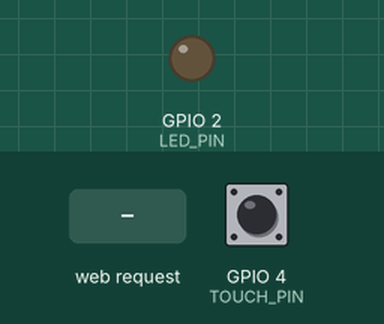
This sketch was run on a simulated ESP32. Shown: output pins drawn as LEDs (lit = HIGH). Dashed ring = blinking. The inputs (shaded band) are chosen by the test bench; at power-on: GPIO 4 (TOUCH_PIN) HIGH. What the sketch prints to the serial monitor is not drawn.

Above: at 1.2 s.
1.3 s: HTTP request GET /arm received
At 1.55 s:
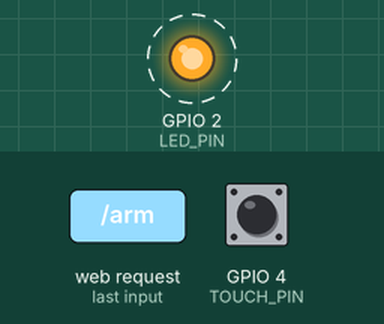
4.3 s: HTTP request GET /disarm received
At 4.3 s:
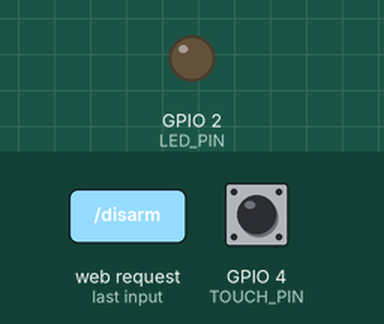
Timing chart, 0 to 7.3 s (numbered marks = the images above; inputs shaded):
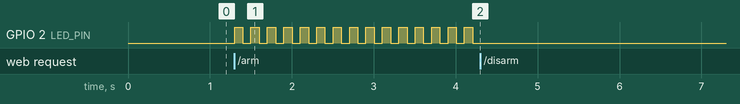

The sketch:

lab08.ino
```cpp
// ============================================================
// 物联网安防报警器（AP模式 + Web控制 + 触摸触发自锁报警）
#include <WiFi.h>
#include <WebServer.h>

// ========== 硬件引脚定义 ==========
#define LED_PIN          2    // 报警指示灯（GPIO2）
#define TOUCH_PIN        T0   // 触摸输入（GPIO4）

// ========== 触摸阈值（请根据实际读数调整） ==========
#define TOUCH_THRESHOLD  400

// ========== AP热点配置 ==========
const char* apSSID = "ESP2024117004";
const char* apPassword = "12345678";

WebServer server(80);

// ========== 全局状态变量 ==========
bool isArmed = false;        // 是否布防
bool isAlarming = false;     // 是否处于报警状态（自锁）
unsigned long lastBlinkTime = 0;
const int BLINK_INTERVAL = 100; // 闪烁间隔（ms）
bool ledState = false;

// ========== HTML页面（内嵌CSS/JS，适配移动端） ==========
const char index_html[] PROGMEM = R"rawliteral(
<!DOCTYPE html>
<html>
<head>
  <meta charset="UTF-8">
  <meta name="viewport" content="width=device-width, initial-scale=1.0">
  <title>安防报警系统</title>
  <style>
    * { margin:0; padding:0; box-sizing:border-box; }
    body {
      font-family: 'Microsoft YaHei', sans-serif;
      background: #f0f2f5;
      display: flex;
      justify-content: center;
      align-items: center;
      min-height: 100vh;
    }
    .container {
      background: white;
      padding: 40px 50px;
      border-radius: 20px;
      box-shadow: 0 8px 30px rgba(0,0,0,0.12);
      text-align: center;
      max-width: 420px;
      width: 90%;
    }
    h1 { color: #1a1a2e; margin-bottom: 10px; }
    .sub { color: #888; font-size: 14px; margin-bottom: 30px; }
    .status-box {
      background: #f8f9fa;
      padding: 20px;
      border-radius: 12px;
      margin-bottom: 30px;
      font-size: 20px;
      font-weight: 600;
      transition: 0.3s;
    }
    .status-box.armed { background: #ff4757; color: white; }
    .status-box.disarmed { background: #2ed573; color: white; }
    .status-box.alarm { background: #ff6b81; color: white; animation: pulse 0.5s infinite alternate; }
    @keyframes pulse {
      from { opacity: 1; }
      to { opacity: 0.6; }
    }
    .btn-group {
      display: flex;
      gap: 15px;
      justify-content: center;
      flex-wrap: wrap;
    }
    .btn {
      padding: 14px 40px;
      border: none;
      border-radius: 50px;
      font-size: 18px;
      font-weight: 600;
      color: white;
      cursor: pointer;
      transition: 0.2s;
      flex: 1;
      min-width: 120px;
    }
    .btn-arm { background: #ff4757; }
    .btn-arm:hover { background: #ff6b81; }
    .btn-disarm { background: #2ed573; }
    .btn-disarm:hover { background: #7bed9f; }
    .btn:disabled { opacity: 0.5; cursor: not-allowed; }
    .footer { margin-top: 30px; font-size: 12px; color: #aaa; }
  </style>
</head>
<body>
  <div class="container">
    <h1>🔐 安防报警器</h1>
    <div class="sub">ESP32 智能主机</div>
    <div id="statusDisplay" class="status-box disarmed">🔓 未布防</div>
    <div class="btn-group">
      <button class="btn btn-arm" id="armBtn" onclick="sendCmd('arm')">🔒 布防</button>
      <button class="btn btn-disarm" id="disarmBtn" onclick="sendCmd('disarm')">🔓 撤防</button>
    </div>
    <div class="footer">状态每 500ms 自动刷新</div>
  </div>
  <script>
    function sendCmd(cmd) {
      fetch('/' + cmd)
        .then(response => response.text())
        .then(data => {
          console.log(data);
          updateStatus(); // 立即刷新状态
        })
        .catch(err => console.error('Error:', err));
    }

    function updateStatus() {
      fetch('/status')
        .then(res => res.json())
        .then(data => {
          const box = document.getElementById('statusDisplay');
          box.textContent = data.text;
          box.className = 'status-box ' + data.cssClass;
        })
        .catch(err => console.error('Status error:', err));
    }

    // 每500ms自动刷新状态
    setInterval(updateStatus, 500);
    // 首次加载立即刷新
    window.onload = updateStatus;
  </script>
</body>
</html>
)rawliteral";

// ========== Web请求处理函数 ==========
void handleRoot() {
  server.send_P(200, "text/html", index_html);
}

void handleStatus() {
  String text, cssClass;
  if (isAlarming) {
    text = "🚨 警报已触发！";
    cssClass = "alarm";
  } else if (isArmed) {
    text = "🔒 已布防 (监控中)";
    cssClass = "armed";
  } else {
    text = "🔓 未布防 (安全)";
    cssClass = "disarmed";
  }
  String json = "{\"text\":\"" + text + "\",\"cssClass\":\"" + cssClass + "\"}";
  server.send(200, "application/json", json);
}

void handleArm() {
  isArmed = true;
  isAlarming = false;        // 布防时清除之前的报警状态
  digitalWrite(LED_PIN, LOW);
  Serial.println("系统已布防");
  server.send(200, "text/plain", "Armed");
}

void handleDisarm() {
  isArmed = false;
  isAlarming = false;
  digitalWrite(LED_PIN, LOW);
  Serial.println("系统已撤防");
  server.send(200, "text/plain", "Disarmed");
}

// ========== Setup ==========
void setup() {
  Serial.begin(115200);

  pinMode(LED_PIN, OUTPUT);
  digitalWrite(LED_PIN, LOW);

  // 启动AP热点
  WiFi.mode(WIFI_AP);
  WiFi.softAP(apSSID, apPassword);
  Serial.println("AP热点已启动");
  Serial.print("请连接 Wi-Fi: ");
  Serial.println(apSSID);
  Serial.print("访问地址: http://");
  Serial.println(WiFi.softAPIP());

  // 配置Web服务器路由
  server.on("/", handleRoot);
  server.on("/status", handleStatus);
  server.on("/arm", handleArm);
  server.on("/disarm", handleDisarm);
  server.begin();
  Serial.println("Web服务器已启动");
}

// ========== Loop ==========
void loop() {
  server.handleClient();

  // ----- 触摸检测（仅在布防且未报警时检测） -----
  if (isArmed && !isAlarming) {
    int touchVal = touchRead(TOUCH_PIN);
    // 调试：可取消下行注释查看触摸值（但会频繁输出）
    // Serial.printf("Touch: %d\n", touchVal);
    if (touchVal < TOUCH_THRESHOLD) {
      isAlarming = true;
      Serial.println("⚠️ 触发报警！LED闪烁");
    }
  }

  // ----- 报警状态：LED高频闪烁（自锁） -----
  if (isAlarming) {
    unsigned long now = millis();
    if (now - lastBlinkTime >= BLINK_INTERVAL) {
      lastBlinkTime = now;
      ledState = !ledState;
      digitalWrite(LED_PIN, ledState ? HIGH : LOW);
    }
  } else {
    // 非报警状态保证LED熄灭
    digitalWrite(LED_PIN, LOW);
  }
}
```

Measured:
- after the input at 1.3 s, GPIO 2 (LED_PIN): alternates HIGH for 0.10 s and LOW for 0.10 s, starting at once
- after the input at 4.3 s, GPIO 2 (LED_PIN): stops changing and stays LOW
